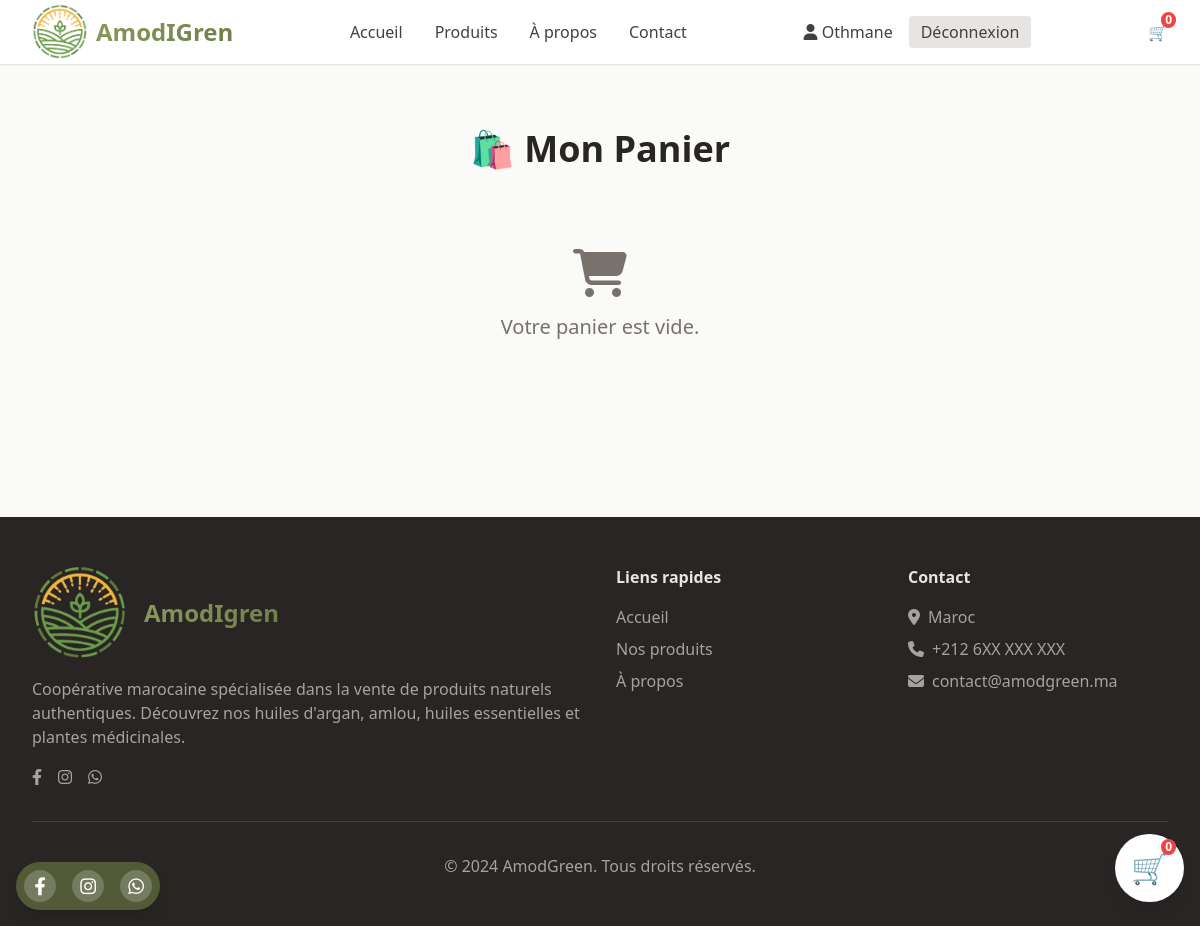
The app's page /ar/cart/ (signed in), older data.
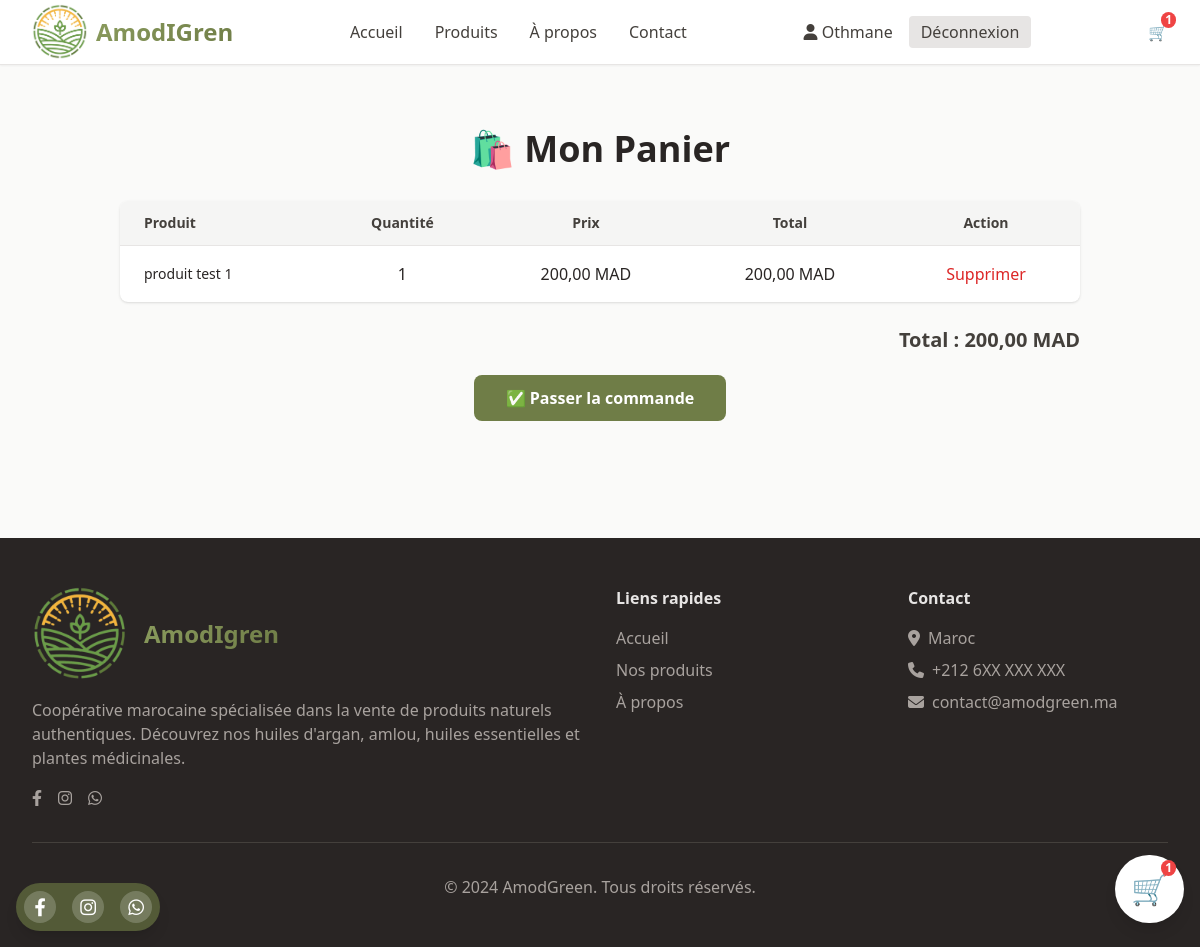
The same page, newer data.
### store/models.py (models this page shows, shortened)
class CartItem(models.Model):
    cart = models.ForeignKey(Cart, on_delete=models.CASCADE, related_name='items')
    product = models.ForeignKey(Product, on_delete=models.CASCADE)
    quantity = models.PositiveIntegerField(default=1)
    def total_price(self):
        return self.product.price * self.quantity

class Product(models.Model):
    name = models.CharField(max_length=200, verbose_name="Nom du produit")
    name_ar = models.CharField(max_length=200, blank=True, verbose_name="Nom (Arabe)")
    description = models.TextField(verbose_name="Description")
    description_ar = models.TextField(blank=True, verbose_name="Description (Arabe)")
    ingredients = models.TextField(blank=True, verbose_name="Ingrédients")
    ingredients_ar = models.TextField(blank=True, verbose_name="Ingrédients (Arabe)")
    price = models.DecimalField(max_digits=10, decimal_places=2, verbose_name="Prix (MAD)")
    image = models.ImageField(upload_to='products/', verbose_name="Image principale")
    category = models.ForeignKey(Category, on_delete=models.CASCADE, verbose_name="Catégorie")
    is_available = models.BooleanField(default=True, verbose_name="Disponible")
    created_at = models.DateTimeField(auto_now_add=True)
    updated_at = models.DateTimeField(auto_now=True)
    class Meta:
        verbose_name = "Produit"
        verbose_name_plural = "Produits"
        ordering = ['-created_at']

class Cart(models.Model):
    user = models.ForeignKey(CustomUser, on_delete=models.CASCADE, null=True, blank=True)
    session_key = models.CharField(max_length=40, null=True, blank=True)
    created_at = models.DateTimeField(auto_now_add=True)
    def total_price(self):
        return sum(item.total_price() for item in self.items.all())

### store/views_cart.py (the view)
# urls.py: path('cart/', views_cart.view_cart, name='view_cart'),
def view_cart(request):
    cart = get_or_create_cart(request)
    return render(request, 'store/cart.html', {'cart': cart})

### store/context_processors.py (called while the page is built)
def cart_count(request):
    cart = get_or_create_cart(request)
    return {'cart_count': cart.items.count()}

### store/utils.py (called while the page is built)
def get_or_create_cart(request):
    if request.user.is_authenticated:
        cart, created = Cart.objects.get_or_create(user=request.user)
    else:
        if not request.session.session_key:
            request.session.create()
        session_key = request.session.session_key
        cart, created = Cart.objects.get_or_create(session_key=session_key, user=None)
    return cart

### templates/store/cart.html (shortened to what this page needs)
{% extends 'base.html' %}
{% block content %}
<section class="py-16 bg-stone-50">
    <div class="max-w-5xl mx-auto px-4 sm:px-6 lg:px-8">
        <h1 class="text-3xl md:text-4xl font-bold text-stone-800 mb-8 text-center">🛍️ Mon Panier</h1>
        {% if cart.items.all %}
            <div class="bg-white rounded-lg shadow overflow-x-auto">
                <table class="min-w-full divide-y divide-stone-200">
                    <thead class="bg-stone-100">
                        <tr>
                            <th class="px-6 py-3 text-left text-sm font-semibold text-stone-700">Produit</th>
                            <th class="px-6 py-3 text-center text-sm font-semibold text-stone-700">Quantité</th>
                            <th class="px-6 py-3 text-center text-sm font-semibold text-stone-700">Prix</th>
                            <th class="px-6 py-3 text-center text-sm font-semibold text-stone-700">Total</th>
                            <th class="px-6 py-3 text-center text-sm font-semibold text-stone-700">Action</th>
                        </tr>
                    </thead>
                    <tbody class="divide-y divide-stone-200">
                        {% for item in cart.items.all %}
                        <tr>
                            <td class="px-6 py-4 whitespace-nowrap text-sm text-stone-800">{{ item.product.name }}</td>
                            <td class="px-6 py-4 text-center">{{ item.quantity }}</td>
                            <td class="px-6 py-4 text-center">{{ item.product.price }} MAD</td>
                            <td class="px-6 py-4 text-center">{{ item.total_price }} MAD</td>
                            <td class="px-6 py-4 text-center">
                                <a href="{% url 'remove_from_cart' item.id %}" class="text-red-600 hover:underline">
                                    Supprimer
                                </a>
                            </td>
                        </tr>
                        {% endfor %}
                    </tbody>
                </table>
            </div>
            <div class="text-right mt-6 text-xl font-semibold text-stone-700">
                Total : {{ cart.total_price }} MAD
            </div>
            <div class="text-center mt-8">
                <a href="{% url 'cart_summary' %}" class="bg-olive-600 hover:bg-olive-700 text-white px-8 py-3 rounded-lg font-semibold transition-colors">
                    ✅ Passer la commande
                </a>
            </div>
        {% else %}
            <div class="text-center py-12 text-stone-500">
                <i class="fas fa-shopping-cart text-5xl mb-4"></i>
                <p class="text-xl">Votre panier est vide.</p>
            </div>
        {% endif %}
    </div>
</section>
{% endblock %}

### templates/base.html (shortened to what the changed rows need)
{% load static %}
<!DOCTYPE html>
<html lang="fr" class="h-full">
<head>
    <link rel="stylesheet" href="https://cdnjs.cloudflare.com/ajax/libs/font-awesome/6.4.0/css/all.min.css">
    <link href="{% static 'css/main.css' %}" rel="stylesheet" />
    <link rel="stylesheet" href="https://cdn.jsdelivr.net/npm/bootstrap-icons@1.10.5/font/bootstrap-icons.css" />
</head>
<body class="min-h-full bg-stone-50 text-stone-800">
    <nav class="bg-white shadow-sm border-b border-stone-200 sticky top-0 z-50">
        <div class="max-w-7xl mx-auto px-4 sm:px-6 lg:px-8">
            <div class="flex justify-between items-center h-16">
                <div class="hidden sm:flex items-center space-x-6">
                    <a href="{% url 'view_cart' %}" class="relative text-gray-700 hover:text-green-700">
                        🛒
                        <span
                            class="absolute -top-2 -right-2 bg-red-500 text-white text-xs font-bold rounded-full px-1">
                            {{ cart_count|default:0 }}
                        </span>
                    </a>
                </div>
                <div class="fixed bottom-6 right-4 z-50 bg-white p-3 sm:p-4 rounded-full shadow-lg">
                    <a href="{% url 'view_cart' %}"
                        class="relative text-gray-700 hover:text-green-700 text-2xl sm:text-3xl">
                        🛒
                        <span id="cart-count"
                            class="absolute -top-2 -right-2 bg-red-500 text-white text-xs font-bold rounded-full px-1">
                            {{ cart_count|default:0 }}
                        </span>
                    </a>
                </div>
            </div>
        </div>
    </nav>
    <main>
        {% block content %}
        {% endblock %}
    </main>
</body>
</html>

Row changes from the older to the newer data that the page shows:
added CartItem: product.name "produit test 1", quantity "1", product.price "200,00", total_price "200,00"
now on this page (row unchanged): Cart: total_price "200,00"
Text that changed along with them:
{{ cart_count|default:0 }}: "0" → "1"
text no longer shown: "Votre panier est vide."
text now shown: "Produit Quantité Prix Total Action Total : MAD ✅ Passer la commande"
